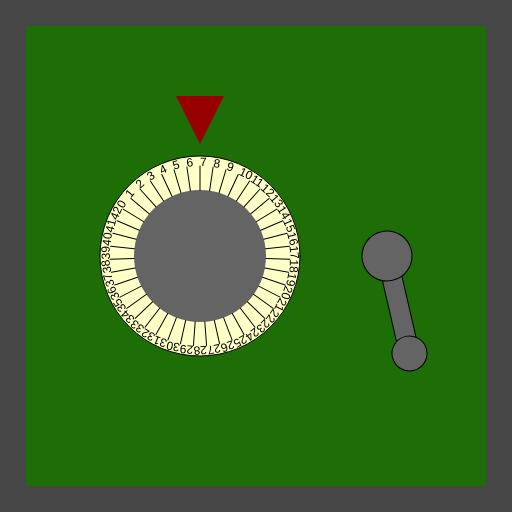
Frame 1 (no input)
Frame 60 (no input): identical to frame 1, image omitted
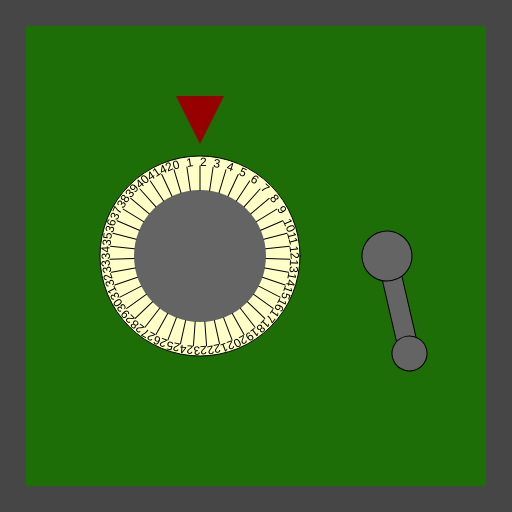
Frame 120 (the mouse pressed at the canvas centre since frame 60)

The p5.js sketch that drew these frames (run headless with seeded random() and noise() and a simulated clock; from frame 60 on, the mouse is pressed at the canvas centre):

// p5.js sketch
// ── sketch.js
/*

Officer: 1382801
CaseNum: 303-0-23371700-1382801

Case 303 - The Case of the Crooked Attorney
Stage 1 - Torvalds' Office

District Attorney Torvalds is well respected in Console City as an upstanding citizen and
enforcer of the law. Of course he’s as crooked as they come. I’ve had enough of having our
hard work at Sleuth and Co undermined by his bribes and back-payments. Let’s take take this
sucker down. I happen to know that Torvalds keeps his incriminating documents spread amongst
several safes in town. I’ll need you to bend the rules a little by breaking into them and
retrieving the incriminating evidence.

The first safe is in Torvald’s office. Crack it by doing the following:









	Whilst the mouse is moving:
	- Make CrypticStorageCode_1 equal to 13





There are many possible ways of investigating this case, but you
should use ONLY the following commands:

	- The assignment operator aka. the equals sign !

*/

//declare the variables

var CrypticStorageCode_0;
var CrypticStorageCode_1;


function preload()
{
	//IMAGES WILL BE LOADED HERE

}

function setup()
{
	createCanvas(512,512);

	//initialise the variables
	CrypticStorageCode_0 = 0;
	CrypticStorageCode_1 = 0;

}

///////////////////EVENT HANDLERS///////////////////

//Add your code to these events to open the safe ...

function mouseMoved()
{
	console.log("mouseMoved", mouseX, mouseY);
	// Whilst the mouse is moving:
	// - Make CrypticStorageCode_0 equal to 7
	CrypticStorageCode_0 = 7;
	CrypticStorageCode_1 = 13;


}

function mouseDragged()
{
	console.log("mouseDragged", mouseX, mouseY);
	// Whilst the mouse is being dragged:
	// - Make CrypticStorageCode_1 equal to 79
	CrypticStorageCode_1 = 79;
}

function mousePressed()
{
	console.log("mousePressed");
	// When the mouse button is pressed:
	// - Make CrypticStorageCode_0 equal to 2
	CrypticStorageCode_0 = 2;
}

function mouseReleased()
{
	console.log("mouseReleased");
	// When the mouse button is released:
	// - Make CrypticStorageCode_0 equal to 24
	CrypticStorageCode_0 = 24;
	



}

function keyPressed()
{
	console.log("keyPressed", key);
	// When any key is pressed:
	// - Make CrypticStorageCode_1 equal to 84
	CrypticStorageCode_1 = 84;
}

function keyReleased()
{
	console.log("keyReleased", key);
	// When any key is released:
	// - Make CrypticStorageCode_0 equal to 40
	CrypticStorageCode_0 = 40;
	// When any key is released:
	// - Make CrypticStorageCode_1 equal to 14
	CrypticStorageCode_1 = 14;
	
}

///////////////DO NOT CHANGE CODE BELOW THIS POINT///////////////////

function draw()
{


	//Draw the safe door
	background(70);
	noStroke();
	fill(29,110,6);
	rect(26,26,width-52,width-52);

	//Draw the combination dial
	push();
	translate(200,height/2);
	drawDial(200, CrypticStorageCode_0, 43);
	pop();

	//Draw the lever
	push();
	translate(width - 125,256);
	drawLever(CrypticStorageCode_1);
	pop();

}

function drawDial(diameter,num,maxNum)
{
	//the combination lock

	var r = diameter * 0.5;
	var p = r * 0.6;

	stroke(0);
	fill(255,255,200);
	ellipse(0,0,diameter,diameter);
	fill(100);
	noStroke();
	ellipse(0,0,diameter*0.66,diameter*0.66);
	fill(150,0,0);
	triangle(
		-p * 0.4,-r-p,
		p * 0.4,-r-p,
		0,-r-p/5
	);

	noStroke();

	push();
	var inc = 360/maxNum;

	rotate(radians(-num * inc));
	for(var i = 0; i < maxNum; i++)
	{
		push();
		rotate(radians(i * inc));
		stroke(0);
		line(0,-r*0.66,0,-(r-10));
		noStroke();
		fill(0);
		text(i,0,-(r-10));
		pop();
	}

	pop();
}

function drawLever(rot)
{
	push();
	rotate(radians(-rot))
	stroke(0);
	fill(100);
	rect(-10,0,20,100);
	ellipse(0,0,50,50);
	ellipse(0,100,35,35);
	pop();
}
